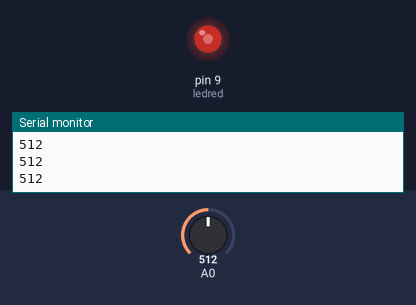
A sketch run on a simulated Arduino Uno, built with avr-gcc and run on an emulated ATmega328P. Shown: output pins drawn as LEDs (lit = HIGH), the last lines printed to the serial monitor. The inputs (shaded band) are chosen by the test bench; at power-on: A0 = 512.

Above: at 1.2 s.
1.3 s: A0 set to 716
At 2.2 s:
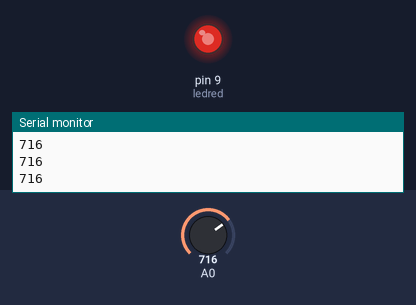
2.8 s: A0 set to 900
At 3.5 s:
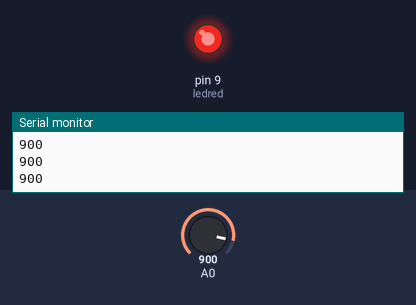
4.3 s: A0 set to 122
At 4.8 s:
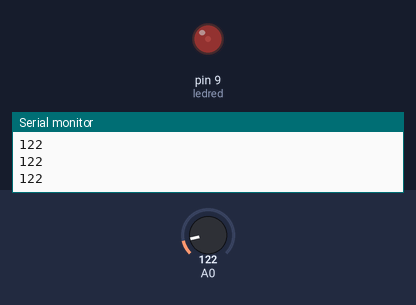
5.8 s: A0 set to 0
At 6.1 s:
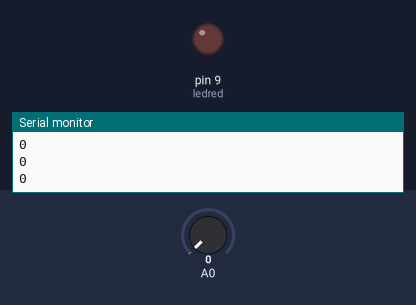
Timing chart, 0 to 8.3 s (numbered marks = the images above; inputs shaded):
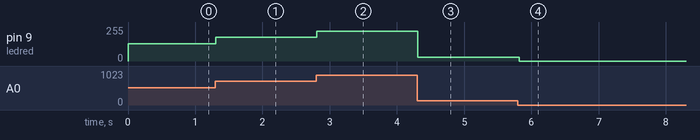

The sketch:

potentiometer.ino
```cpp
int sensorValue = 0;
int ledred = 9;
int ledBrightness = 0;
void setup() {
  Serial.begin(9600);
  pinMode(A0, INPUT);
  pinMode(ledred, OUTPUT);
  // putes
}

void loop() {
  sensorValue = analogRead(A0);
  Serial.println(sensorValue);
  ledBrightness = sensorValue;
  analogWrite(ledred,ledBrightness);
  analogWrite(9,sensorValue/4);
  delay(100);
  // pool
}
```

Measured:
- after the input at 1.3 s, pin 9 (ledred): 128/255 → 179/255 at once
- after the input at 2.8 s, pin 9 (ledred): 179/255 → 225/255 at once
- after the input at 4.3 s, pin 9 (ledred): 225/255 → 30/255 at once
- after the input at 5.8 s, pin 9 (ledred): 30/255 → 0/255 at once
